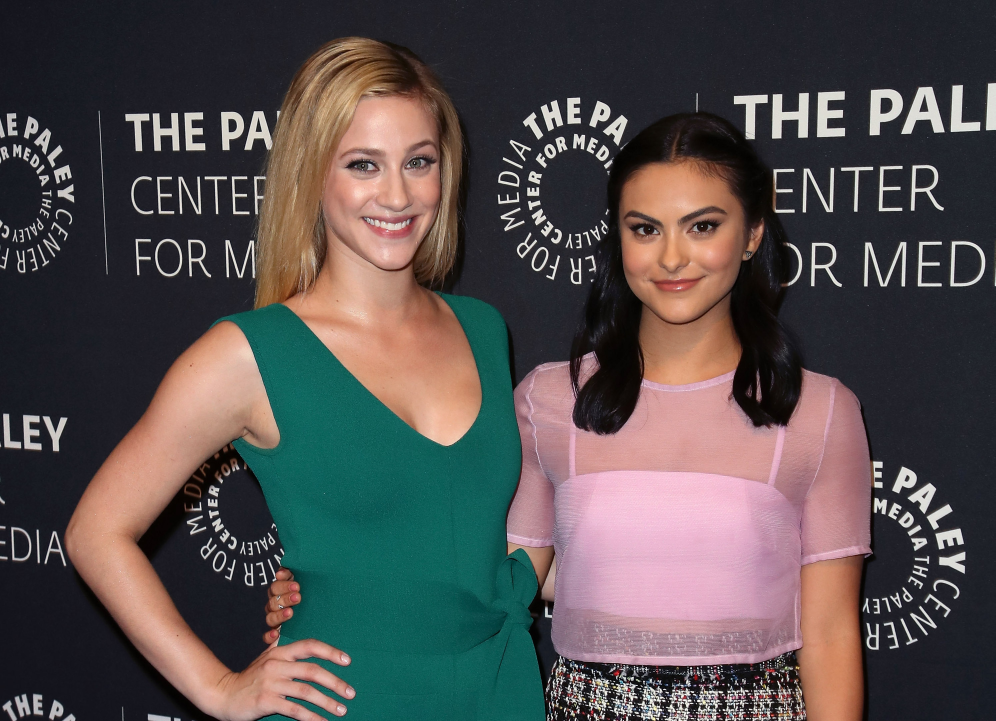
#> input picture IEEE_ML_TASK1/faceswapimage.jpeg, 2986 x 2163 px, given in place of the camera (shown at 1/3 size)
$ python tophat,blackhat,open.close.py
#> lines starting #> are read from the running program, lines starting #| are printed output that depends on the picture; after the words box and inside, x2 and y2 are one past the last pixel; in counts of white or black regions, pixels touching at a corner belong together
import cv2
import numpy as np

cap = cv2.VideoCapture(0)

while (1):

    _, frame = cap.read()
#> frame is the input picture: shape (2163, 2986, 3); mean B, G, R 78, 78.4, 84.5
    hsv = cv2.cvtColor(frame, cv2.COLOR_BGR2HSV)
#> hsv: shape (2163, 2986, 3); mean H, S, V 89.2, 87.2, 97.7

    lower_yellow =np.array([22, 93, 0])
    upper_yellow =np.array([45, 255, 255])


    mask = cv2.inRange(hsv, lower_yellow, upper_yellow)
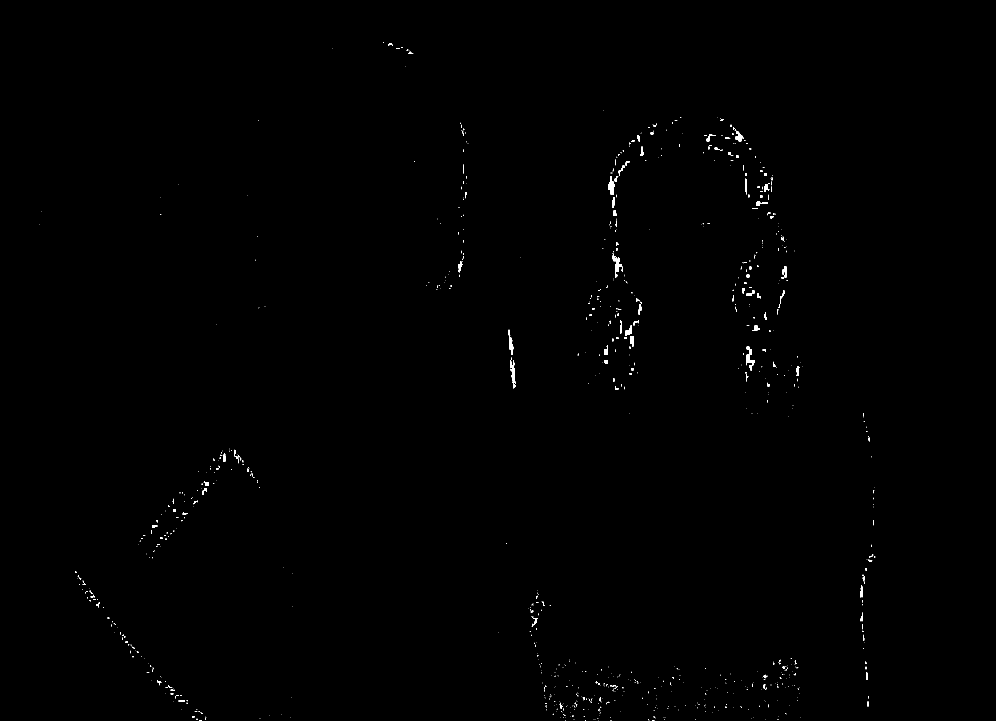
#> mask: shape (2163, 2986) (shown at 1/3 size); 0.24% white; 990 white regions (847 under 20 px), largest, box (x1, y1, x2, y2) and area: (2239, 1040, 2264, 1112) 656, (1824, 528, 1844, 584) 598, (1845, 775, 1869, 834) 503
    kernel = np.ones((15, 15), np.float32) / 225

    opening = cv2.morphologyEx(mask, cv2.MORPH_OPEN, kernel)
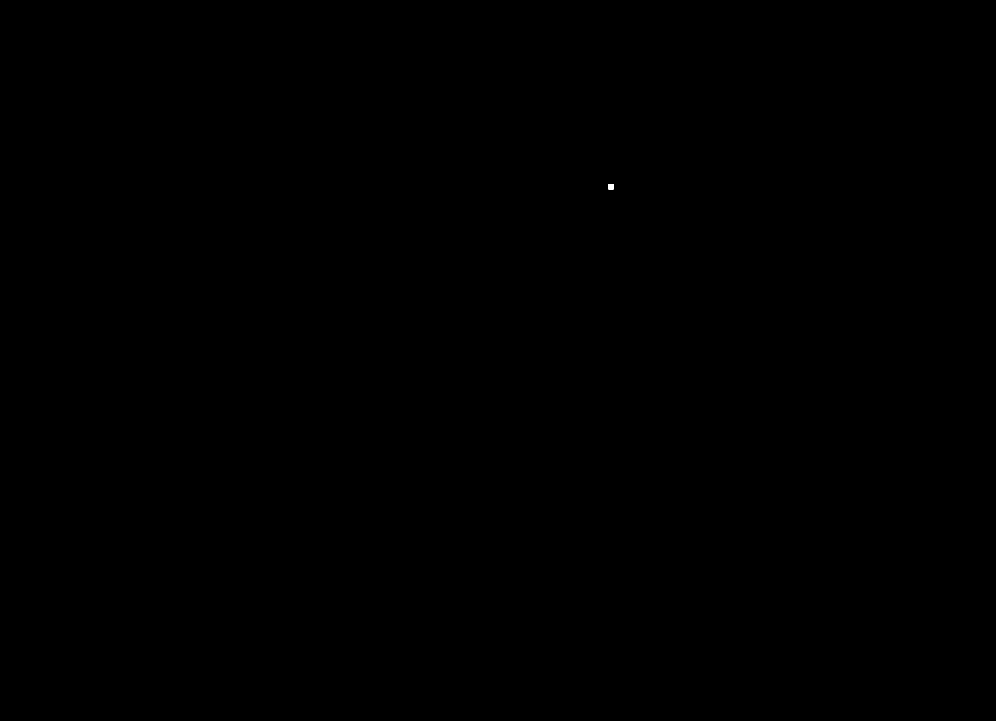
#> opening: shape (2163, 2986) (shown at 1/3 size); 0% white; 1 white region, box (x1, y1, x2, y2) and area: (1825, 552, 1841, 568) 255
    closing = cv2.morphologyEx(mask, cv2.MORPH_CLOSE, kernel)
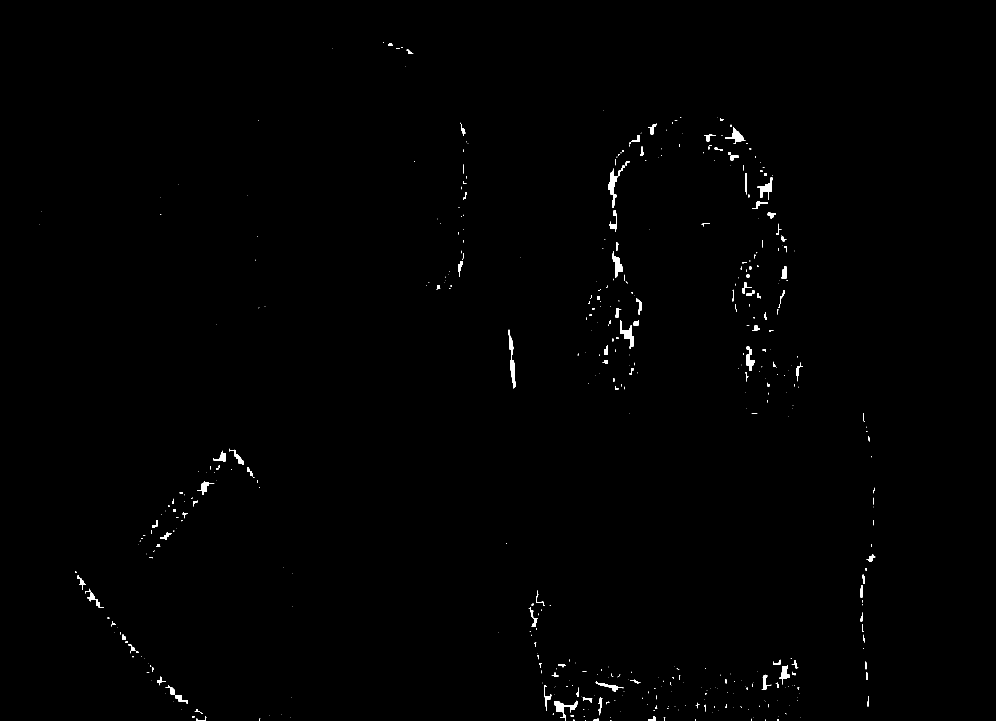
#> closing: shape (2163, 2986) (shown at 1/3 size); 0.43% white; 490 white regions (329 under 20 px), largest, box (x1, y1, x2, y2) and area: (1526, 989, 1547, 1166) 1307, (1824, 505, 1855, 624) 1257, (1663, 2102, 1733, 2163) 1135

    tophat = cv2.morphologyEx(mask,cv2.MORPH_TOPHAT,kernel)
#> tophat: shape (2163, 2986); 0.23% white; 993 white regions (848 under 20 px), largest, box (x1, y1, x2, y2) and area: (2239, 1040, 2264, 1112) 656, (1845, 775, 1869, 834) 503, (1534, 1080, 1545, 1166) 464
    blackhat=cv2.morphologyEx(mask, cv2.MORPH_BLACKHAT,kernel)
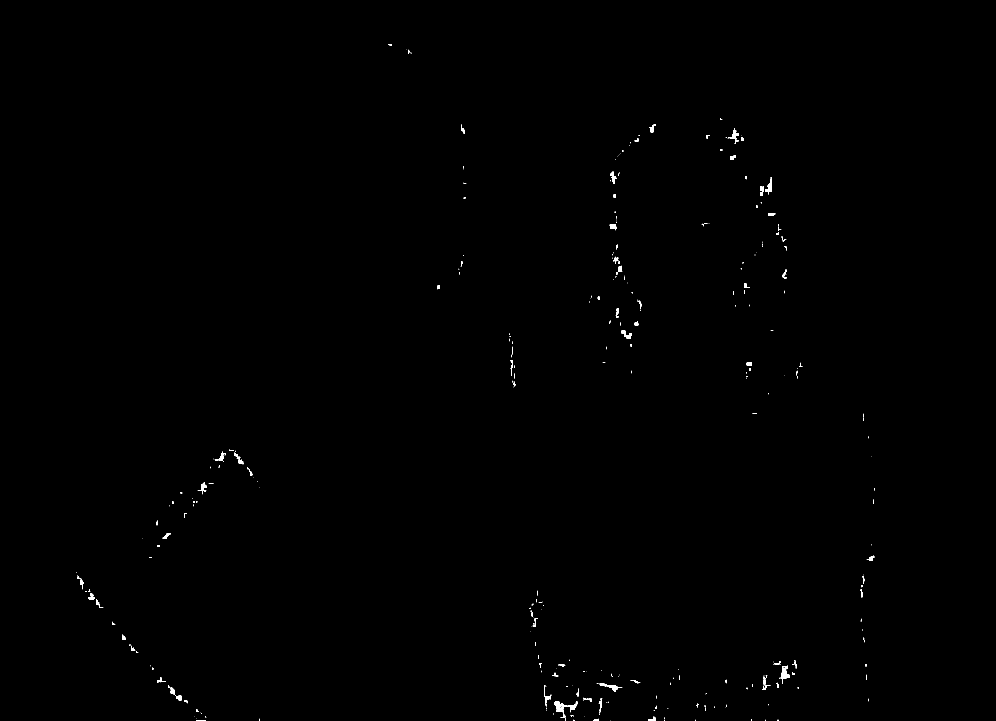
#> blackhat: shape (2163, 2986) (shown at 1/3 size); 0.2% white; 361 white regions (254 under 20 px), largest, box (x1, y1, x2, y2) and area: (1664, 2103, 1732, 2144) 931, (2342, 1997, 2369, 2051) 609, (1799, 2050, 1866, 2075) 452

    cv2.imshow('Opening',opening)
    cv2.imshow('Closing',closing)
    cv2.imshow('Blackhat', blackhat)
    cv2.imshow('Tophat', tophat)

    cv2.waitKey(1)

cv2.destroyAllWindows()
cap.release()
